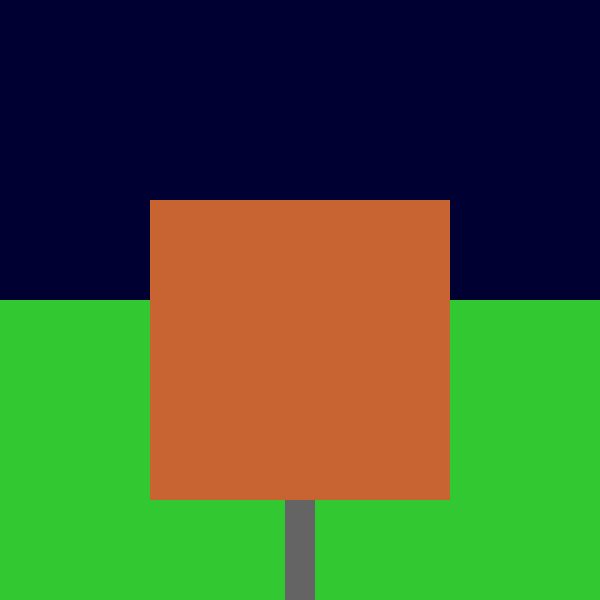
Frame 1 (no input)
Frame 60 (the mouse pressed at the canvas centre just before this capture): identical to frame 1, image omitted
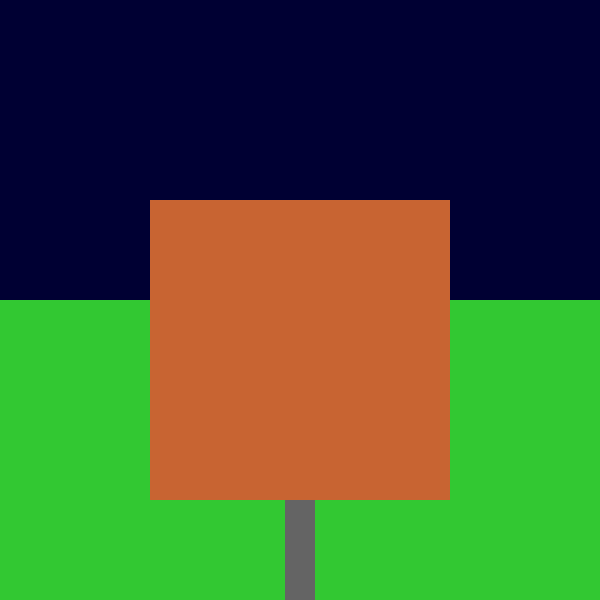
Frame 120 (the mouse held since frame 60 and released just before this capture)

The Processing sketch that drew these frames (run headless with seeded random() and noise(); from frame 60 on, the mouse is pressed at the canvas centre):

// Processing sketch: simpleHouseAndSunrise
// ── simpleHouseAndSunrise.pde
void setup() {
  size(600,600);
}

void draw() {
  drawSun();
  
  //Body of House
  fill(200,100,50);
  rect(150,200,300,300);
  
  //Garden Path
  fill(100);
  rect(285, 500, 30, 200);
}

// ── sun.pde
float sunX = 0;
float sunY = 250;
float sunW = 40;
float sunSpeed = 0.01;
float angle = 0;
float blue = 0;
float red = 0;
float green = 0;
boolean day = false;

void drawSun() {
  if (angle < 180) {
    blue = map(angle, 0, 180, 50, 250);
    red = map(angle, 0, 180, 0, 150);
    green = map(angle, 0, 180, 0, 50);
    day = true;
  } else {
    blue = map(angle, 180, 360, 250, 50);
    red = map(angle, 180, 360, 150, 0);
    green = map(angle, 180, 360, 50, 0);
    day = false;
  }
  background(red,green,blue);
  pushMatrix();
  translate(width/2, height/2);
  rotate(radians(angle));
  noStroke();
  fill(20,255,10);
  circle(sunX,sunY,sunW);
  popMatrix();
  noStroke();
  fill(50,200,50);
  rect(0, height/2, width, height);
  angle += sunSpeed;
  if (angle > 360) {
    angle = 0;
  }
}
